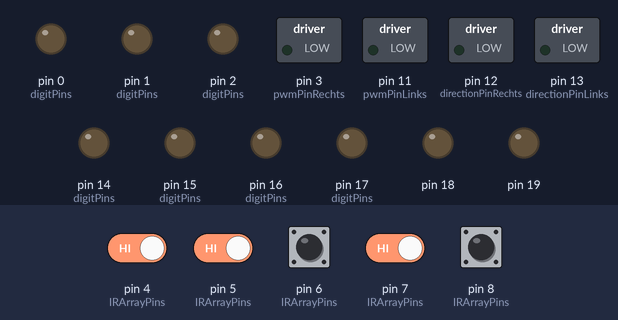
The program below on a simulated Arduino Uno, built with avr-gcc and run on an emulated ATmega328P. Parts: switched loads named in the program (green lamp = pin HIGH), output pins drawn as LEDs (lit = HIGH). Dashed ring = blinking. Inputs (shaded band) come from the test bench; at power-on: pin 4 (IRArrayPins), pin 5 (IRArrayPins), pin 6 (IRArrayPins), pin 7 (IRArrayPins), pin 8 (IRArrayPins) HIGH.

Above: at 1.2 s.
1.3 s: pin 4 (IRArrayPins) driven LOW
At 3.7 s:
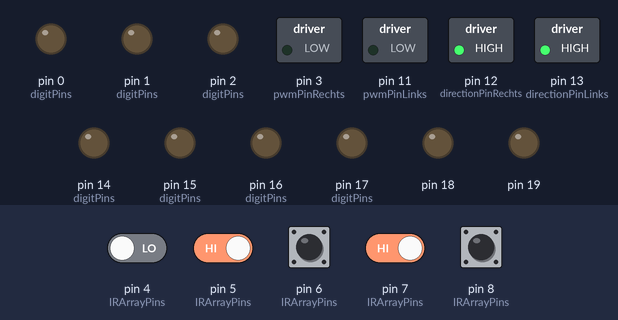
4.3 s: pin 5 (IRArrayPins) driven LOW
At 4.8 s:
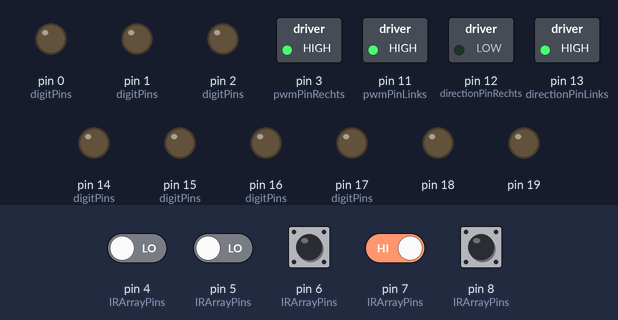
7.3 s: pin 7 (IRArrayPins) driven LOW
10.3 s: pin 7 (IRArrayPins) driven HIGH
13.3 s: pin 5 (IRArrayPins) driven HIGH
At 14.8 s:
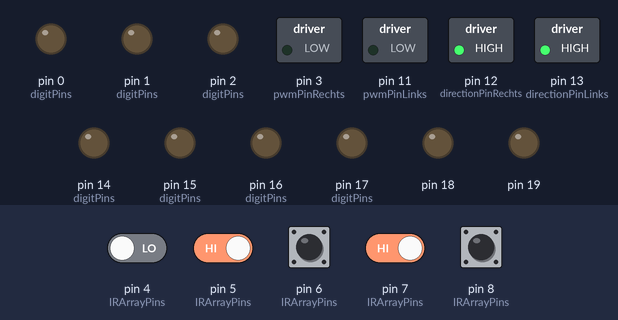
16.3 s: pin 4 (IRArrayPins) driven HIGH and pin 7 (IRArrayPins) driven LOW
At 16.46 s:
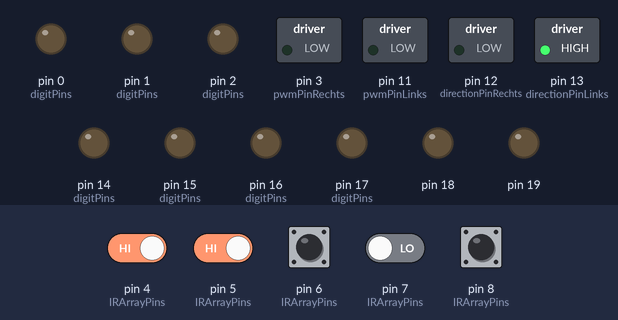
Timing chart, 0 to 20.3 s (numbered marks = the images above; inputs shaded):
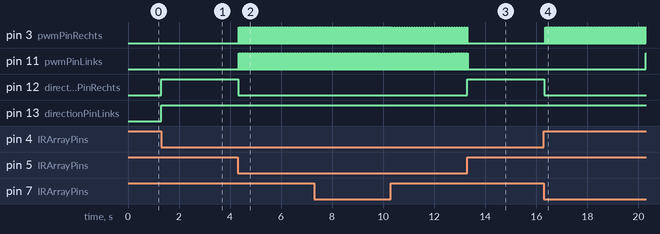

Measured:
- after the input at 1.3 s, pin 12 (directionPinRechts), pin 13 (directionPinLinks): LOW → HIGH at once
- after the input at 4.3 s, pin 3 (pwmPinRechts), pin 11 (pwmPinLinks): alternates HIGH for 0.01 s and LOW for 0.02 s, starting at once; pin 12 (directionPinRechts): HIGH → LOW at once
- after the input at 13.3 s, pin 3 (pwmPinRechts): stops changing and stays LOW; pin 11 (pwmPinLinks): goes on until 13.3 s, then stays LOW; pin 12 (directionPinRechts): LOW → HIGH at once
- after the input at 16.3 s, pin 3 (pwmPinRechts): alternates HIGH for 0.01 s and LOW for 0.02 s, starting after 0.05 s; pin 12 (directionPinRechts): HIGH → LOW at once

The program:

main.cpp
```cpp
#include <Arduino.h>
#include <Display.h>
#include <IRSensor.h>
#include <IRArray.h>
#include <USSensor.h>
#include <MotorController.h>


char getLastTwoDigitsChar(int number, int position) {
  // Convert the number to a string
  String numberString = String(number);

  // Get the length of the string
  int length = numberString.length();

  // Calculate the position from the end of the string
  int charPosition = length - position;

  // Check if the position is valid
  if (charPosition >= 0 && charPosition < length) {
    return numberString.charAt(charPosition);
  } else {
    return '0'; // Return '0' if position is out of range
  }
}
// put function declarations here:
int digitPins[7] = {17, 16, 15, 14, 2, 1, 0};
Display display(digitPins, 18, 19);
MotorController motorcontroller(12, 3, 13, 11);

int IRArrayPins[5] = {8,7,6,5,4};

int directionPinRechts = 12; // right, low = vooruit
int pwmPinRechts = 3;
int directionPinLinks = 13; // left, high = vooruit
int pwmPinLinks = 11;
int echoPin = 10;
int triggerPin = 9;

int rechts_vooruit = 0;
int rechts_achteruit = 1;
int links_vooruit = 1;
int links_achteruit = 0;

//boolean to switch direction
bool directionState;
bool driving = true;


IRArray irArray(IRArrayPins);
USSensor usSensor(triggerPin, echoPin);

void setup(){
  TCCR2B = TCCR2B & B11111000 | B00000111;
  //define pins
  display.setup();
  motorcontroller.setup();
  irArray.setup();
  usSensor.setup();
}

void searchDirection() {

  while (irArray.values[0] == 1 || irArray.values[1] == 1 || irArray.values[2] == 1 || irArray.values[3] == 1 || irArray.values[4] == 1) {
  digitalWrite(directionPinLinks, links_achteruit);
  digitalWrite(directionPinRechts, rechts_vooruit);
  analogWrite(pwmPinLinks, 50);
  analogWrite(pwmPinRechts, 50);
  irArray.refreshValues();
  }
  analogWrite(pwmPinRechts, 0);
  analogWrite(pwmPinLinks, 0);
  digitalWrite(directionPinLinks, links_vooruit);

  irArray.refreshValues();

}

bool checkFinish() {
  // Moves the robot slightly forward
  motorcontroller.moveForward();
  delay(350);
  motorcontroller.stop();
  delay(250);
  irArray.refreshValues();
  if (irArray.values[0] == 0 && irArray.values[1] == 0 && irArray.values[2] == 0 && irArray.values[3] == 0 && irArray.values[4] == 0) {
    driving = false;
    return true;
  }
  // returns the robot to starting position
  motorcontroller.moveBackward();
  delay(350);
  motorcontroller.stop();
  return false;
}

void getMovement() {

  String bitvalue = "";

  for (int i = 0; i < 5; i++) {
      bitvalue += String(irArray.values[i]);
  }


  if (bitvalue == "00000") {
    // motorcontroller.moveForward();
    if (checkFinish()) {
      driving = false;
    }
    else {
      digitalWrite(directionPinLinks, links_vooruit);
      digitalWrite(directionPinRechts, rechts_achteruit);
      analogWrite(pwmPinLinks, 50);
      analogWrite(pwmPinRechts, 50);
      delay(700);
    }
  }
  else if (bitvalue == "00001"){
    motorcontroller.moveForward();

  }

  else if (bitvalue == "00010"){
    motorcontroller.moveForward();

  }

  else if (bitvalue == "00011"){
    motorcontroller.moveForward();

  }

  else if (bitvalue == "00100"){
    motorcontroller.moveForward();


  }

  else if (bitvalue == "00101"){
    motorcontroller.moveForward();

  }

  else if (bitvalue == "00110"){
    motorcontroller.moveForward();

  }

  else if (bitvalue == "00111"){
    motorcontroller.smallLeft();

  }

  else if (bitvalue == "01000"){
    motorcontroller.moveForward();

  }

  else if (bitvalue == "01001"){

  }

  else if (bitvalue == "01010"){
    motorcontroller.moveForward();

  }

  else if (bitvalue == "01011"){
    motorcontroller.moveForward();

  }

  else if (bitvalue == "01100"){
    motorcontroller.moveForward();

  }

  else if (bitvalue == "01101"){
    motorcontroller.moveForward();

  }

  else if (bitvalue == "01110"){
    motorcontroller.moveForward();

  }

  else if (bitvalue == "01111"){
    motorcontroller.bigLeft();

  }

  else if (bitvalue == "10000"){
    irArray.refreshValues();
    while (irArray.values[4] == 0) {
      if (irArray.values[0] == 0 && irArray.values[1] == 0 && irArray.values[2] == 0 && irArray.values[3] == 0 && irArray.values[4] == 0) {
        searchDirection();
      }

      motorcontroller.bigRight();
      irArray.refreshValues();
    }

  }

  else if (bitvalue == "10001"){
    motorcontroller.moveForward();

  }

  else if (bitvalue == "10010"){
    motorcontroller.moveForward();

  }

  else if (bitvalue == "10011"){
    motorcontroller.smallLeft();

  }

  else if (bitvalue == "10100"){
    motorcontroller.moveForward();

  }

  else if (bitvalue == "10101"){
    motorcontroller.moveForward();

  }

  else if (bitvalue == "10110"){
    motorcontroller.moveForward();

  }

  else if (bitvalue == "10111"){
    motorcontroller.smallLeft();

  }

  else if (bitvalue == "11000"){
    irArray.refreshValues();
    while (irArray.values[4] == 0) {
      motorcontroller.bigRight();
      irArray.refreshValues();
    }

  }

  else if (bitvalue == "11001"){
    motorcontroller.smallRight();

  }

  else if (bitvalue == "11010"){

  }

  else if (bitvalue == "11011"){
    motorcontroller.moveForward();

  }

  else if (bitvalue == "11100"){
    motorcontroller.smallRight();

  }

  else if (bitvalue == "11101"){
    motorcontroller.smallRight();

  }

  else if (bitvalue == "11110"){
    motorcontroller.bigRight();
  }

  else if (bitvalue == "11111"){

    digitalWrite(directionPinLinks, links_achteruit);
    digitalWrite(directionPinRechts, rechts_vooruit);
    analogWrite(pwmPinLinks, 50);
    analogWrite(pwmPinRechts, 50);
  }
}

void loop(){
  // display.aftellen('1', '0');
  display.setStartTime();

     irArray.refreshValues();
    getMovement();
    //checkForObstacle();
  }

  // display.displayFinishTime(); 
```
